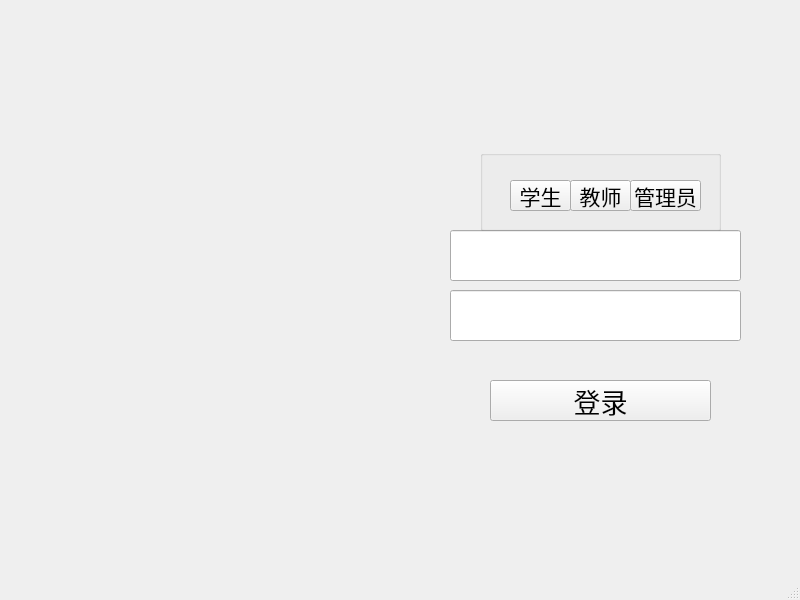
<?xml version="1.0" encoding="UTF-8"?>
<ui version="4.0">
 <class>MainWindow</class>
 <widget class="QMainWindow" name="MainWindow">
  <property name="geometry">
   <rect>
    <x>0</x>
    <y>0</y>
    <width>800</width>
    <height>600</height>
   </rect>
  </property>
  <property name="font">
   <font>
    <pointsize>20</pointsize>
   </font>
  </property>
  <property name="windowTitle">
   <string>MainWindow</string>
  </property>
  <widget class="QWidget" name="centralwidget">
   <widget class="QLineEdit" name="EditAccount">
    <property name="geometry">
     <rect>
      <x>450</x>
      <y>230</y>
      <width>291</width>
      <height>51</height>
     </rect>
    </property>
    <property name="font">
     <font>
      <pointsize>20</pointsize>
     </font>
    </property>
   </widget>
   <widget class="QLineEdit" name="EditPassword">
    <property name="geometry">
     <rect>
      <x>450</x>
      <y>290</y>
      <width>291</width>
      <height>51</height>
     </rect>
    </property>
   </widget>
   <widget class="QPushButton" name="loginButton">
    <property name="geometry">
     <rect>
      <x>490</x>
      <y>380</y>
      <width>221</width>
      <height>41</height>
     </rect>
    </property>
    <property name="text">
     <string>登录</string>
    </property>
   </widget>
   <widget class="QGroupBox" name="groupBox">
    <property name="geometry">
     <rect>
      <x>480</x>
      <y>150</y>
      <width>241</width>
      <height>81</height>
     </rect>
    </property>
    <property name="title">
     <string/>
    </property>
    <property name="checkable">
     <bool>false</bool>
    </property>
    <widget class="QPushButton" name="student">
     <property name="geometry">
      <rect>
       <x>30</x>
       <y>30</y>
       <width>61</width>
       <height>31</height>
      </rect>
     </property>
     <property name="font">
      <font>
       <pointsize>16</pointsize>
      </font>
     </property>
     <property name="text">
      <string>学生</string>
     </property>
     <property name="checkable">
      <bool>true</bool>
     </property>
     <property name="autoExclusive">
      <bool>true</bool>
     </property>
    </widget>
    <widget class="QPushButton" name="teacher">
     <property name="geometry">
      <rect>
       <x>90</x>
       <y>30</y>
       <width>61</width>
       <height>31</height>
      </rect>
     </property>
     <property name="font">
      <font>
       <pointsize>16</pointsize>
      </font>
     </property>
     <property name="text">
      <string>教师</string>
     </property>
     <property name="checkable">
      <bool>true</bool>
     </property>
     <property name="autoExclusive">
      <bool>true</bool>
     </property>
    </widget>
    <widget class="QPushButton" name="Administrators">
     <property name="geometry">
      <rect>
       <x>150</x>
       <y>30</y>
       <width>71</width>
       <height>31</height>
      </rect>
     </property>
     <property name="font">
      <font>
       <pointsize>16</pointsize>
      </font>
     </property>
     <property name="text">
      <string>管理员</string>
     </property>
     <property name="checkable">
      <bool>true</bool>
     </property>
     <property name="autoExclusive">
      <bool>true</bool>
     </property>
    </widget>
   </widget>
  </widget>
  <widget class="QMenuBar" name="menubar">
   <property name="geometry">
    <rect>
     <x>0</x>
     <y>0</y>
     <width>800</width>
     <height>31</height>
    </rect>
   </property>
  </widget>
  <widget class="QStatusBar" name="statusbar"/>
 </widget>
 <resources/>
 <connections/>
</ui>
